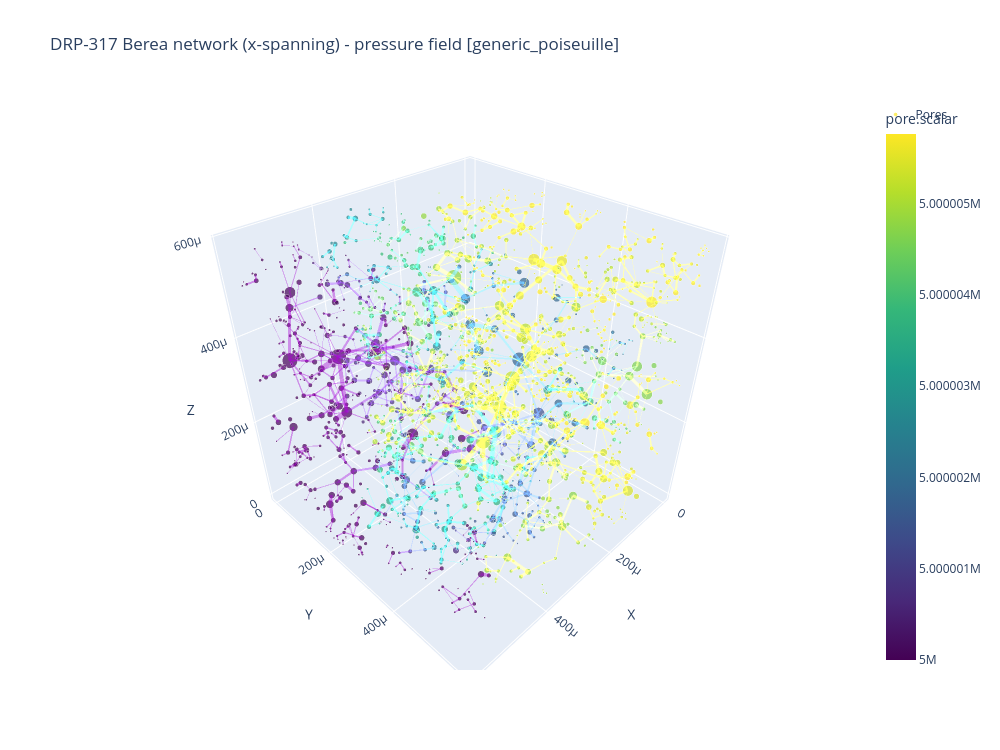

Notebook cell for this chart:
### Markdown cell above
## Interactive pore network

### Code cell
fig = plot_network_plotly(
    net,
    point_scalars=res.pore_pressure,
    max_throats=max_plot_throats,
    title=(
        f"DRP-317 Berea network ({flow_axis}-spanning) - pressure field "
        f"[{used_conductance_model}]"
    ),
    layout_kwargs={"width": 1000, "height": 750},
)
fig.show()
